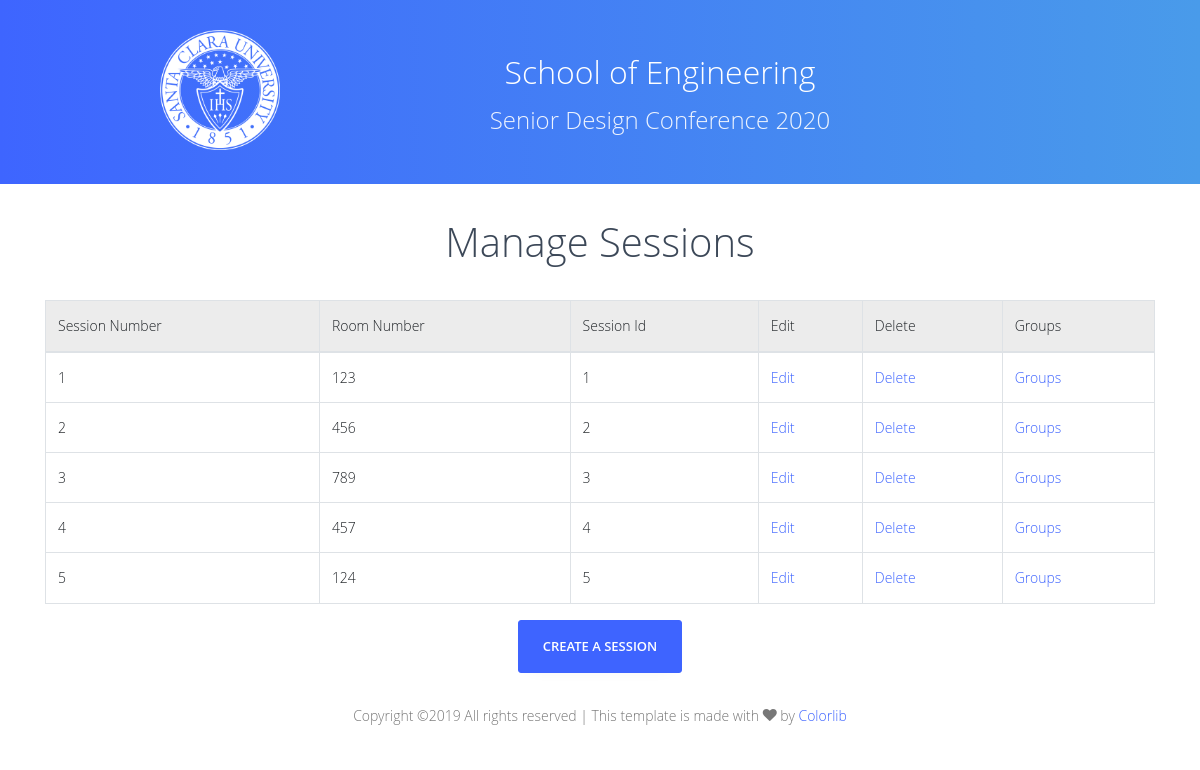
/home/admin/adminoptions/editsession/, run on the app's committed database.
### manager/models.py (models this page shows, shortened)
class NewSessionForm(models.Model):
    sessionNum = models.CharField(max_length=10)
    roomNum = models.CharField(max_length=10)

### manager/views.py (the view)
# urls.py: path('adminoptions/editsession/', views.editsession, name='editsession'),
def editsession(request):
    session_list = NewSessionForm.objects.order_by('sessionNum')
    group_list = Group.objects.order_by('group_name')
    return render(request, 'editsession.html', {'session_list': session_list, 'group_list': group_list} )

### templates/editsession.html (shortened to what this page needs)
<!DOCTYPE html>
<html lang="en">
  <head>
    {% load static %}
	<link rel='stylesheet' href="{% static 'css/open-iconic-bootstrap.min.css' %}">
	<link rel='stylesheet' href="{% static 'css/animate.css' %}">
	<link rel='stylesheet' href="{% static 'css/owl.carousel.min.css' %}">
	<link rel='stylesheet' href="{% static 'css/owl.theme.default.min.css' %}">
	<link rel='stylesheet' href="{% static 'css/magnific-popup.css' %}">
	<link rel='stylesheet' href="{% static 'css/ionicons.min.css' %}">
	<link rel='stylesheet' href="{% static 'css/bootstrap-datetimepicker.min.css' %}">
	<link rel='stylesheet' href="{% static 'css/nouislider.css' %}">
	<link rel='stylesheet' href="{% static 'css/aos.css' %}">
	<link rel='stylesheet' href="{% static 'css/flaticon.css' %}">
	<link rel='stylesheet' href="{% static 'css/icomoon.css' %}">
	<link rel='stylesheet' href="{% static 'css/style.css' %}">
  </head>
<body>
  <div class="main-section">
  	<div class="main-section">
        <section class="hero-wrap">
            <div class="container">
                <div class="row descriptionalign-items-center justify-content-center">
                    <a href="/home/">
                        <img class="logoSmall" src="{% static 'images/scuLogo.png' %}">
                    </a>
                    <div class="col-md-8 text-center">
                        <div class="text textSmall">
                            <h2 style="color: #fff;">School of Engineering</h2>
                            <h4 class="mb-5">Senior Design Conference 2020</h4>
                        </div>
                    </div>
                </div>
            </div>
        </section>
        <section>
            <div class="container" style="position: relative;">
                <h1 style="text-align: center; margin-top: 30px; margin-bottom: 30px;">Manage Sessions</h1>
                {% if session_list %}
		<table class="table table-bordered">
		    <thead class="table-active">
                <tr>
        			    <td>Session Number</td>
        			    <td>Room Number</td>
        			    <td>Session Id</td>
        			    <td>Edit</td>
        			    <td>Delete </td>
                        <td>Groups </td>
                </tr>
		    </thead>
        		    {% for session in session_list %}
        		    <tr>
        			<td>   {{ session.sessionNum }} </td>
        			<td>  {{ session.roomNum }}</td>
        			<td>   {{ session.id }}</td>
        			<td><a href="{% url 'editasession' session.id %}">Edit</a></td>
        			<td><a href="{% url 'deletesession' session.id %}">Delete</a></td>
                    <td><a href="{% url 'showsession' session.id %}">Groups</a></td>
        		    </tr>
        		    {% endfor %}
        		</table>
        		{% else %}
        		    <p>No sessions are available.</p>
        		{% endif %}
				<p style="text-align: center"><a href="{% url 'adminforms' %}" class="btn btn-primary px-4 py-3"> Create a Session</a></p>
            </div>
        </section>
	<footer class="ftco-section ftco-section-2">
	  <div class="col-md-12 text-center">
    	<p class="mb-0">
        Copyright &copy; All rights reserved | This template is made with <i class="icon-heart" aria-hidden="true"></i> by <a href="https://colorlib.com" target="_blank">Colorlib</a>
        </p>
      </div>
	</footer>
  </div>
</body>
</html>

### static/css/icomoon.css (style rules this page uses)
[class^="icon-"], [class*=" icon-"] { font-family: 'icomoon' !important; speak: none; font-style: normal; font-weight: normal; font-variant: normal; text-transform: none; line-height: 1; -webkit-font-smoothing: antialiased; -moz-osx-font-smoothing: grayscale; }
.icon-heart:before { content: "\f004"; }

### data on the page
NewSessionForm: sessionNum "1", roomNum "123", id "1"
NewSessionForm: sessionNum "2", roomNum "456", id "2"
NewSessionForm: sessionNum "3", roomNum "789", id "3"
NewSessionForm: sessionNum "4", roomNum "457", id "4"
NewSessionForm: sessionNum "5", roomNum "124", id "5"
